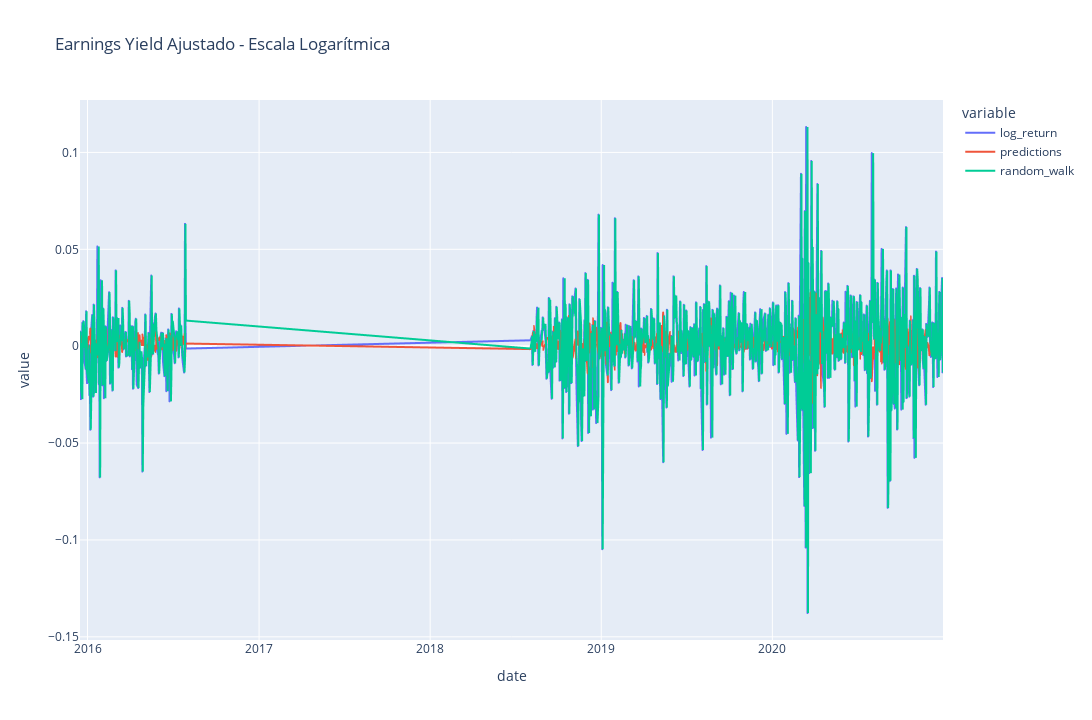

The notebook cell this image was saved under:
### Code cell
plx.line(
    data_frame=train_table[[arima_column, 'predictions', 'random_walk']].melt(ignore_index=False).reset_index(),
    title='Earnings Yield Ajustado - Escala Logarítmica',
    x='date',
    y='value',
    color='variable',
    height=720,
    width=1280,
)

### Figure 1 — Plotly figure (JSON) as saved in the notebook; plotly's stock layout.template omitted (floating-point values rounded to 4 significant figures; data arrays with more than 128 entries replaced by an {"elided": "..."} marker saying what was removed)
{"data": [{"hovertemplate": "variable=log_return<br>date=%{x}<br>value=%{y}<extra></extra>", "legendgroup": "log_return", "line": {"color": "#636efa", "dash": "solid"}, "marker": {"symbol": "circle"}, "mode": "lines", "name": "log_return", "showlegend": true, "type": "scattergl", "x": {"elided": "760 str values"}, "xaxis": "x", "y": {"elided": "760 float values"}, "yaxis": "y"}, {"hovertemplate": "variable=predictions<br>date=%{x}<br>value=%{y}<extra></extra>", "legendgroup": "predictions", "line": {"color": "#EF553B", "dash": "solid"}, "marker": {"symbol": "circle"}, "mode": "lines", "name": "predictions", "showlegend": true, "type": "scattergl", "x": {"elided": "760 str values"}, "xaxis": "x", "y": {"elided": "760 float values"}, "yaxis": "y"}, {"hovertemplate": "variable=random_walk<br>date=%{x}<br>value=%{y}<extra></extra>", "legendgroup": "random_walk", "line": {"color": "#00cc96", "dash": "solid"}, "marker": {"symbol": "circle"}, "mode": "lines", "name": "random_walk", "showlegend": true, "type": "scattergl", "x": {"elided": "760 str values"}, "xaxis": "x", "y": {"elided": "760 float values"}, "yaxis": "y"}], "layout": {"height": 720, "legend": {"title": {"text": "variable"}, "tracegroupgap": 0}, "title": {"text": "Earnings Yield Ajustado - Escala Logarítmica"}, "width": 1280, "xaxis": {"anchor": "y", "domain": [0, 1], "title": {"text": "date"}}, "yaxis": {"anchor": "x", "domain": [0, 1], "title": {"text": "value"}}}}
